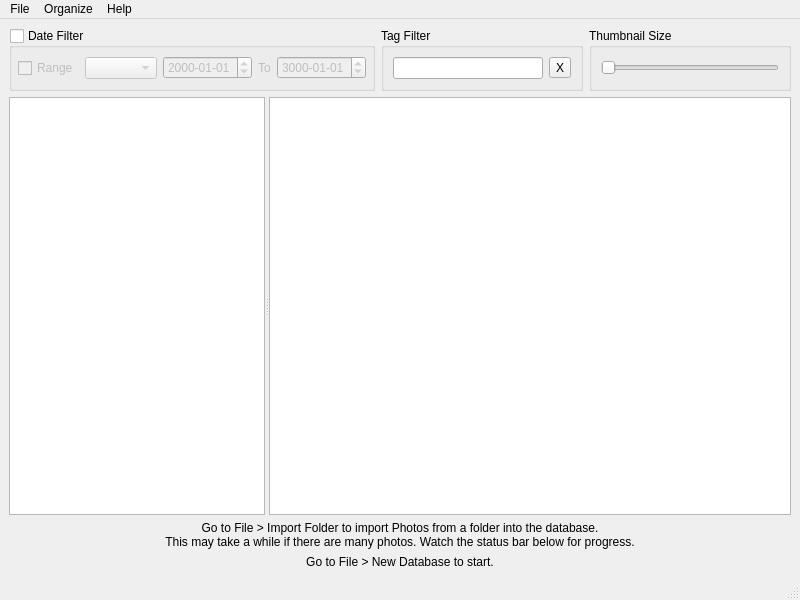
<?xml version="1.0" encoding="UTF-8"?>
<ui version="4.0">
 <class>PicOrganizer</class>
 <widget class="QMainWindow" name="PicOrganizer">
  <property name="geometry">
   <rect>
    <x>0</x>
    <y>0</y>
    <width>800</width>
    <height>600</height>
   </rect>
  </property>
  <property name="windowTitle">
   <string>MainWindow</string>
  </property>
  <widget class="QWidget" name="centralwidget">
   <layout class="QVBoxLayout" name="verticalLayout_2">
    <item>
     <widget class="QWidget" name="mainWidget" native="true">
      <layout class="QVBoxLayout" name="verticalLayout" stretch="0,1,0">
       <property name="margin">
        <number>0</number>
       </property>
       <item>
        <layout class="QHBoxLayout" name="horizontalLayout">
         <item>
          <widget class="QGroupBox" name="groupDateFilter">
           <property name="title">
            <string>Date Filter</string>
           </property>
           <property name="checkable">
            <bool>true</bool>
           </property>
           <property name="checked">
            <bool>false</bool>
           </property>
           <layout class="QHBoxLayout" name="horizontalLayout_2">
            <property name="margin">
             <number>6</number>
            </property>
            <item>
             <widget class="QCheckBox" name="checkDateRange">
              <property name="text">
               <string>Range</string>
              </property>
             </widget>
            </item>
            <item>
             <widget class="QComboBox" name="comboDateFilter"/>
            </item>
            <item>
             <widget class="QDateEdit" name="dateFrom">
              <property name="displayFormat">
               <string>yyyy-MM-dd</string>
              </property>
              <property name="calendarPopup">
               <bool>false</bool>
              </property>
             </widget>
            </item>
            <item>
             <widget class="QLabel" name="labelTo">
              <property name="text">
               <string>To</string>
              </property>
             </widget>
            </item>
            <item>
             <widget class="QDateEdit" name="dateTo">
              <property name="date">
               <date>
                <year>3000</year>
                <month>1</month>
                <day>1</day>
               </date>
              </property>
              <property name="displayFormat">
               <string>yyyy-MM-dd</string>
              </property>
              <property name="calendarPopup">
               <bool>false</bool>
              </property>
             </widget>
            </item>
           </layout>
          </widget>
         </item>
         <item>
          <widget class="QGroupBox" name="groupBox">
           <property name="title">
            <string>Tag Filter</string>
           </property>
           <layout class="QHBoxLayout" name="horizontalLayout_3" stretch="10,0">
            <item>
             <widget class="QLineEdit" name="lineEdit"/>
            </item>
            <item>
             <widget class="QToolButton" name="toolButton">
              <property name="text">
               <string>X</string>
              </property>
             </widget>
            </item>
           </layout>
          </widget>
         </item>
         <item>
          <widget class="QGroupBox" name="groupBox_2">
           <property name="title">
            <string>Thumbnail Size</string>
           </property>
           <layout class="QVBoxLayout" name="verticalLayout_4">
            <item>
             <widget class="QSlider" name="slider">
              <property name="orientation">
               <enum>Qt::Horizontal</enum>
              </property>
             </widget>
            </item>
           </layout>
          </widget>
         </item>
        </layout>
       </item>
       <item>
        <widget class="QSplitter" name="splitter">
         <property name="orientation">
          <enum>Qt::Horizontal</enum>
         </property>
         <widget class="TagTreeView" name="treeView">
          <property name="sizePolicy">
           <sizepolicy hsizetype="Expanding" vsizetype="Expanding">
            <horstretch>0</horstretch>
            <verstretch>0</verstretch>
           </sizepolicy>
          </property>
          <property name="headerHidden">
           <bool>true</bool>
          </property>
         </widget>
         <widget class="PhotoTable" name="view">
          <property name="sizePolicy">
           <sizepolicy hsizetype="Expanding" vsizetype="Expanding">
            <horstretch>1</horstretch>
            <verstretch>0</verstretch>
           </sizepolicy>
          </property>
         </widget>
        </widget>
       </item>
       <item>
        <widget class="QLabel" name="labelNoPhotos">
         <property name="text">
          <string>Go to File &gt; Import Folder to import Photos from a folder into the database.
This may take a while if there are many photos. Watch the status bar below for progress.</string>
         </property>
         <property name="alignment">
          <set>Qt::AlignCenter</set>
         </property>
         <property name="wordWrap">
          <bool>true</bool>
         </property>
        </widget>
       </item>
      </layout>
     </widget>
    </item>
    <item>
     <widget class="QLabel" name="labelNoDatabase">
      <property name="text">
       <string>Go to File &gt; New Database to start.</string>
      </property>
      <property name="alignment">
       <set>Qt::AlignCenter</set>
      </property>
     </widget>
    </item>
   </layout>
  </widget>
  <widget class="QMenuBar" name="menubar">
   <property name="geometry">
    <rect>
     <x>0</x>
     <y>0</y>
     <width>800</width>
     <height>21</height>
    </rect>
   </property>
   <widget class="QMenu" name="menuFile">
    <property name="title">
     <string>File</string>
    </property>
    <addaction name="actionNewDatabase"/>
    <addaction name="actionOpenDatabase"/>
    <addaction name="actionImportFolder"/>
    <addaction name="separator"/>
    <addaction name="actionExit"/>
   </widget>
   <widget class="QMenu" name="menuOrganize">
    <property name="title">
     <string>Organize</string>
    </property>
    <addaction name="actionBatchTag"/>
    <addaction name="actionHideTagged"/>
    <addaction name="actionNewField"/>
   </widget>
   <widget class="QMenu" name="menuHelp">
    <property name="title">
     <string>Help</string>
    </property>
    <addaction name="actionChangeLog"/>
    <addaction name="actionAbout"/>
   </widget>
   <addaction name="menuFile"/>
   <addaction name="menuOrganize"/>
   <addaction name="menuHelp"/>
  </widget>
  <widget class="QStatusBar" name="statusbar"/>
  <action name="actionOpenDatabase">
   <property name="enabled">
    <bool>true</bool>
   </property>
   <property name="text">
    <string>Open Database</string>
   </property>
   <property name="visible">
    <bool>true</bool>
   </property>
   <property name="iconVisibleInMenu">
    <bool>true</bool>
   </property>
  </action>
  <action name="actionImportFolder">
   <property name="enabled">
    <bool>false</bool>
   </property>
   <property name="text">
    <string>Import Folder</string>
   </property>
  </action>
  <action name="actionNewDatabase">
   <property name="text">
    <string>New Database</string>
   </property>
   <property name="iconVisibleInMenu">
    <bool>true</bool>
   </property>
  </action>
  <action name="actionBatchTag">
   <property name="text">
    <string>Batch-tag Selected Rows</string>
   </property>
  </action>
  <action name="actionAbout">
   <property name="text">
    <string>About</string>
   </property>
  </action>
  <action name="actionHideTagged">
   <property name="checkable">
    <bool>true</bool>
   </property>
   <property name="text">
    <string>Hide Tagged Photos</string>
   </property>
  </action>
  <action name="actionNewField">
   <property name="text">
    <string>New Tag Field</string>
   </property>
   <property name="shortcut">
    <string>Ctrl+I</string>
   </property>
  </action>
  <action name="actionExit">
   <property name="text">
    <string>Exit</string>
   </property>
   <property name="shortcut">
    <string>Ctrl+Q</string>
   </property>
  </action>
  <action name="actionChangeLog">
   <property name="text">
    <string>Change Log</string>
   </property>
  </action>
 </widget>
 <customwidgets>
  <customwidget>
   <class>PhotoTable</class>
   <extends>QTableView</extends>
   <header>photo_table</header>
  </customwidget>
  <customwidget>
   <class>TagTreeView</class>
   <extends>QTreeView</extends>
   <header>FilterTree</header>
  </customwidget>
 </customwidgets>
 <tabstops>
  <tabstop>view</tabstop>
  <tabstop>dateFrom</tabstop>
 </tabstops>
 <resources/>
 <connections>
  <connection>
   <sender>actionExit</sender>
   <signal>triggered()</signal>
   <receiver>PicOrganizer</receiver>
   <slot>close()</slot>
   <hints>
    <hint type="sourcelabel">
     <x>-1</x>
     <y>-1</y>
    </hint>
    <hint type="destinationlabel">
     <x>399</x>
     <y>299</y>
    </hint>
   </hints>
  </connection>
  <connection>
   <sender>toolButton</sender>
   <signal>clicked()</signal>
   <receiver>lineEdit</receiver>
   <slot>clear()</slot>
   <hints>
    <hint type="sourcelabel">
     <x>549</x>
     <y>63</y>
    </hint>
    <hint type="destinationlabel">
     <x>448</x>
     <y>63</y>
    </hint>
   </hints>
  </connection>
 </connections>
</ui>
